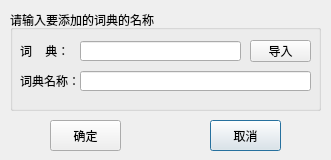
<?xml version="1.0" encoding="UTF-8"?>
<ui version="4.0">
 <class>AddDictDialog</class>
 <widget class="QDialog" name="AddDictDialog">
  <property name="geometry">
   <rect>
    <x>0</x>
    <y>0</y>
    <width>331</width>
    <height>160</height>
   </rect>
  </property>
  <property name="windowTitle">
   <string>添加词典</string>
  </property>
  <property name="windowIcon">
   <iconset resource="rc.qrc">
    <normaloff>:/new/prefix1/rc/Plus.ico</normaloff>:/new/prefix1/rc/Plus.ico</iconset>
  </property>
  <widget class="QPushButton" name="QuitButton">
   <property name="geometry">
    <rect>
     <x>210</x>
     <y>120</y>
     <width>71</width>
     <height>31</height>
    </rect>
   </property>
   <property name="text">
    <string>取消</string>
   </property>
   <property name="icon">
    <iconset resource="rc.qrc">
     <normaloff>:/new/prefix1/rc/Cancel.ico</normaloff>:/new/prefix1/rc/Cancel.ico</iconset>
   </property>
  </widget>
  <widget class="QPushButton" name="OKButton">
   <property name="geometry">
    <rect>
     <x>50</x>
     <y>120</y>
     <width>71</width>
     <height>31</height>
    </rect>
   </property>
   <property name="text">
    <string>确定</string>
   </property>
   <property name="icon">
    <iconset resource="rc.qrc">
     <normaloff>:/new/prefix1/rc/Ok (2).ico</normaloff>:/new/prefix1/rc/Ok (2).ico</iconset>
   </property>
  </widget>
  <widget class="QGroupBox" name="groupBox">
   <property name="geometry">
    <rect>
     <x>10</x>
     <y>10</y>
     <width>311</width>
     <height>101</height>
    </rect>
   </property>
   <property name="title">
    <string>请输入要添加的词典的名称</string>
   </property>
   <widget class="QLabel" name="DictLabel">
    <property name="geometry">
     <rect>
      <x>10</x>
      <y>60</y>
      <width>61</width>
      <height>21</height>
     </rect>
    </property>
    <property name="text">
     <string>词典名称：</string>
    </property>
   </widget>
   <widget class="QLineEdit" name="DictNameLineEdit">
    <property name="geometry">
     <rect>
      <x>70</x>
      <y>61</y>
      <width>231</width>
      <height>20</height>
     </rect>
    </property>
   </widget>
   <widget class="QLabel" name="DictPathLabel">
    <property name="geometry">
     <rect>
      <x>10</x>
      <y>30</y>
      <width>61</width>
      <height>21</height>
     </rect>
    </property>
    <property name="text">
     <string>词    典：</string>
    </property>
   </widget>
   <widget class="QLineEdit" name="DictPathLineEdit">
    <property name="geometry">
     <rect>
      <x>70</x>
      <y>31</y>
      <width>161</width>
      <height>20</height>
     </rect>
    </property>
    <property name="readOnly">
     <bool>true</bool>
    </property>
   </widget>
   <widget class="QPushButton" name="ImportButton">
    <property name="geometry">
     <rect>
      <x>240</x>
      <y>30</y>
      <width>61</width>
      <height>22</height>
     </rect>
    </property>
    <property name="text">
     <string>导入</string>
    </property>
    <property name="icon">
     <iconset resource="rc.qrc">
      <normaloff>:/new/prefix1/rc/Go In.ico</normaloff>:/new/prefix1/rc/Go In.ico</iconset>
    </property>
    <property name="autoRepeat">
     <bool>false</bool>
    </property>
    <property name="autoExclusive">
     <bool>false</bool>
    </property>
   </widget>
  </widget>
 </widget>
 <resources>
  <include location="rc.qrc"/>
 </resources>
 <connections/>
</ui>
